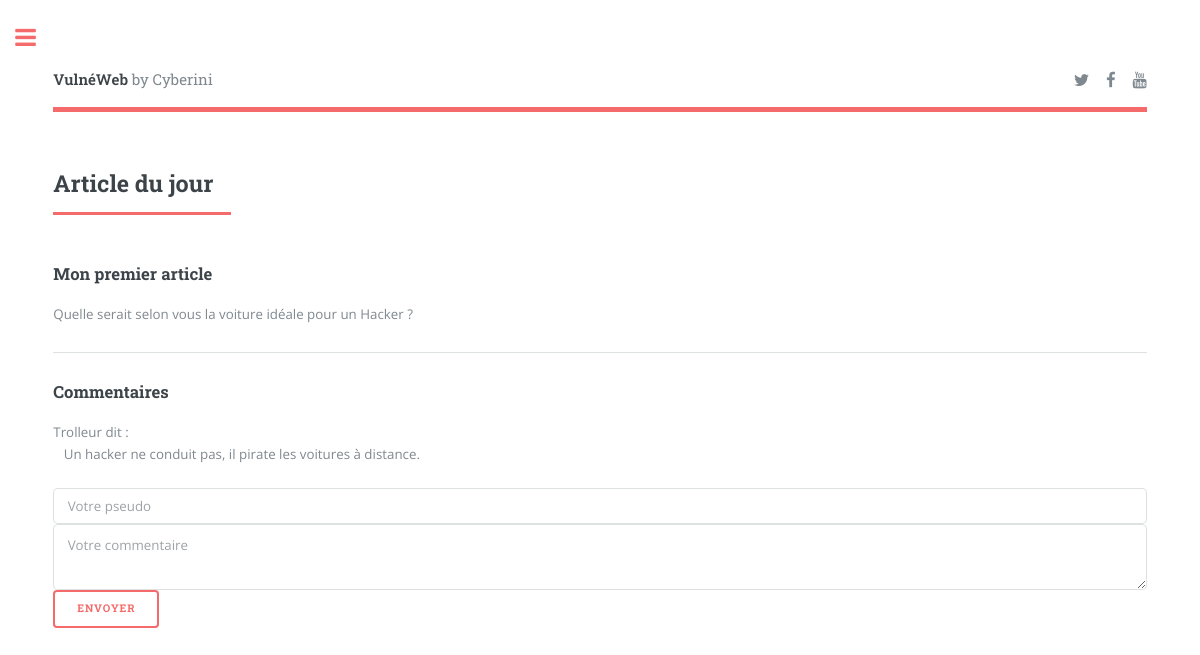
Screenshot of /article.php?id=1 with the database file from the repository.
### tables this page shows
CREATE TABLE `articles` (
  `id` int(11) NOT NULL,
  `idauteur` int(11) NOT NULL,
  `titre` varchar(255) NOT NULL,
  `contenu` varchar(5000) NOT NULL
);

CREATE TABLE `commentaires` (
  `id` int(11) NOT NULL,
  `idarticle` int(11) NOT NULL,
  `pseudo` varchar(255) NOT NULL,
  `commentaire` varchar(255) NOT NULL
);

### article.php (the view, shortened to what this page needs)
<!DOCTYPE HTML>
<html>
<head>
	<link rel="stylesheet" href="assets/css/main.css" />
</head>
<body>
	<div id="wrapper">
		<div id="main">
			<div class="inner">
				<header id="header">
					<a href="index.php" class="logo"><strong>VulnéWeb</strong> by Cyberini</a>
					<ul class="icons">
						<li><a href="https://www.twitter.com/LeBlogduHacker" class="icon fa-twitter"><span class="label">Twitter</span></a></li>
						<li><a href="https://www.facebook.com/LeBlogDuHacker" class="icon fa-facebook"><span class="label">Facebook</span></a></li>
						<li><a href="https://www.youtube.com/c/MichelKartner" class="icon fa-youtube"><span class="label">Youtube</span></a></li>
					</ul>
				</header>
				<?php
					if(isset($_POST['query'])) {
						echo "Vous avez cherché : " . $_POST['query'];
					} else { ?>
				<section>
					<header class="major">
						<h2>Article du jour</h2>
					</header>
					<article>
						<div class="content">
						<?php
							if(!isset($_GET['id'])) {
								if(isset($_GET['page'])) {
									include($_GET['page']);
								}
								else {
									die("Aucun article ou page sélectionné(e).");
								}
							} else {
								$mysqli = new mysqli("localhost", "demoutilisateur", "Mdp@Ass3zSécuris3", "demobd");
								$mysqli->set_charset("utf8");
								$rowsarticles=$mysqli->query("SELECT * FROM `articles` WHERE id=" . $_GET['id'] . " LIMIT 1");
								if ($rowsarticles->num_rows==0) {
									echo "Aucun article à afficher.";
								}
								else if($row = $rowsarticles->fetch_array()) {
									?>
									<?php
										echo "<h3>" . $row['titre'] . "</h3>";
										echo $row['contenu'];
									?>
						  <?php }?>
				      <?php } ?>
						</div>
					</article>
					<hr>
					<div>
						<h3>Commentaires</h3>
						<?php
							$rowscommentaires=$mysqli->query("SELECT * FROM `commentaires` WHERE idarticle=" . $_GET['id']);
							if ($rowscommentaires->num_rows==0) {
								echo "Aucun commentaire";
							} else {
								while($row = $rowscommentaires->fetch_array())
								{
									echo $row['pseudo'] . " dit : <br>";
									echo "&nbsp;&nbsp;&nbsp;" . $row['commentaire'];
									echo "<br><br>";
								}
							}
						?>
						<form method="post" action="#">
							<input type="text" name="pseudo" placeholder="Votre pseudo"/>
							<textarea name="commentaire" placeholder="Votre commentaire"></textarea>
							<input type="submit" value="Envoyer"/>
						</form>
					</div>
				</section>
				<?php } ?>
			</div>
		</div>
	</div>
</body>
</html>

### rows the page displays
articles: titre "Mon premier article", contenu "Quelle serait selon vous la voiture idéale pour un Hacker ?"
commentaires: pseudo "Trolleur", commentaire "Un hacker ne conduit pas, il pirate les voitures à distance."
